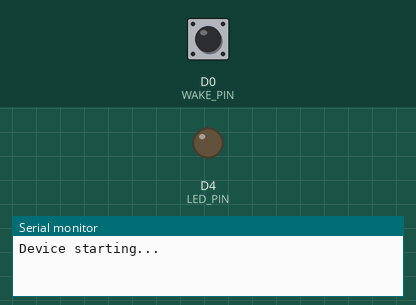
Simulated run of this sketch. Board: ESP8266 (Wemos D1 mini). On the bench: output pins drawn as LEDs (lit = HIGH), the last lines printed to the serial monitor. Dashed ring = blinking. The inputs (shaded band) are chosen by the test bench; at power-on: D0 (WAKE_PIN) HIGH.

Above: at 1.2 s.
1.3 s: D0 (WAKE_PIN) pulled LOW for 3.2 s
At 3.1 s:
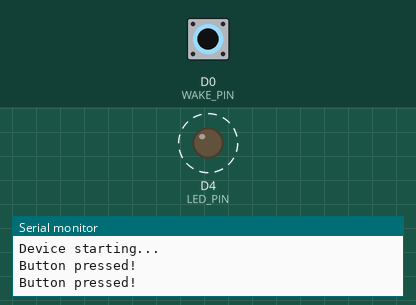
At 6.7 s:
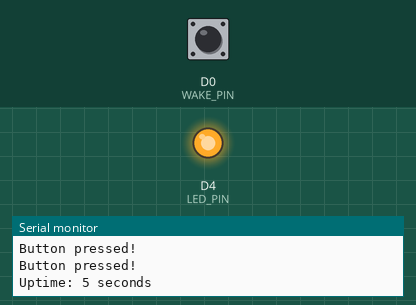
Timing chart, 0 to 8.2 s (numbered marks = the images above; inputs shaded):
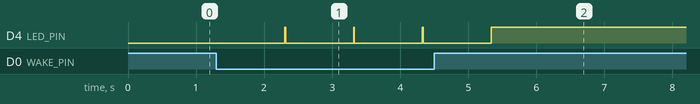

The sketch:

wemos-sleep.ino
```cpp
#include <ESP8266WiFi.h>
#include "SleepManager.h"

// Pin definitions
const int WAKE_PIN = D0;  // Button connected to D0
const int LED_PIN = D4;   // Onboard LED pin

// Create sleep manager instance
SleepManager sleepManager(WAKE_PIN, LED_PIN);

void setup() {
  // Disable WiFi to save power
  WiFi.mode(WIFI_OFF);
  WiFi.forceSleepBegin();
  delay(1);  // Give WiFi time to enter sleep mode

  Serial.begin(9600);
  Serial.println("Device starting...");

  sleepManager.begin();
}

void loop() {
  sleepManager.update();
}
```

SleepManager.cpp
```cpp
#include "SleepManager.h"

const int SleepManager::UNUSED_PINS[] = {D1, D2, D3, D5, D6, D7, D8};
const int SleepManager::NUM_UNUSED_PINS = sizeof(UNUSED_PINS) / sizeof(UNUSED_PINS[0]);

SleepManager::SleepManager(int wakePin, int ledPin, unsigned long idleThreshold, unsigned long powerSaveDelay)
    : _wakePin(wakePin)
    , _ledPin(ledPin)
    , _idleThreshold(idleThreshold)
    , _powerSaveDelay(powerSaveDelay)
    , _lastActivityTime(0)
    , _lastDebugTime(0)
    , _isPowerSaveMode(false)
{
}

void SleepManager::begin() {
    // Disable WiFi to save power
    WiFi.mode(WIFI_OFF);
    WiFi.forceSleepBegin();
    delay(1);  // Give WiFi time to enter sleep mode

    // Configure wake-up pin
    pinMode(_wakePin, INPUT_PULLUP);
    pinMode(_ledPin, OUTPUT);

    // Configure unused pins for power saving
    for (int i = 0; i < NUM_UNUSED_PINS; i++) {
        pinMode(UNUSED_PINS[i], INPUT);  // Set as input without pull-up
    }

    _lastActivityTime = millis();  // Initialize activity timer
    _lastDebugTime = millis();     // Initialize debug timer
}

void SleepManager::enterPowerSaveMode() {
    if (!_isPowerSaveMode) {
        Serial.println("Entering power save mode...");
        _isPowerSaveMode = true;
    }
}

void SleepManager::exitPowerSaveMode() {
    if (_isPowerSaveMode) {
        Serial.println("Exiting power save mode...");
        _isPowerSaveMode = false;
    }
}

void SleepManager::update() {
    // Feed the watchdog timer
    ESP.wdtFeed();

    // Check if button is pressed (LOW because of INPUT_PULLUP)
    if (digitalRead(_wakePin) == LOW) {
        Serial.println("Button pressed!");
        digitalWrite(_ledPin, LOW);  // Turn LED on (LOW turns it on for Wemos D1)
        delay(1000);  // Keep LED on for 1 second
        digitalWrite(_ledPin, HIGH); // Turn LED off
        _lastActivityTime = millis();  // Reset the activity timer
        exitPowerSaveMode();
    }

    // Check if we've been idle for the threshold time
    if (millis() - _lastActivityTime >= _idleThreshold) {
        enterPowerSaveMode();
    } else {
        // Normal operation mode
        if (millis() - _lastDebugTime >= 5000) {
            Serial.print("Uptime: ");
            Serial.print(millis() / 1000);
            Serial.println(" seconds");
            _lastDebugTime = millis();
        }
    }

    // In power save mode, use longer delays between checks
    if (_isPowerSaveMode) {
        delay(_powerSaveDelay);  // Delay in power save mode
    } else {
        delay(10);  // Normal operation delay
    }
} 
```

SleepManager.h
```cpp
#ifndef SLEEP_MANAGER_H
#define SLEEP_MANAGER_H

#include <ESP8266WiFi.h>

class SleepManager {
public:
    SleepManager(int wakePin, int ledPin, unsigned long idleThreshold = 30000, unsigned long powerSaveDelay = 1000);

    void begin();
    void update();
    bool isInPowerSaveMode() const { return _isPowerSaveMode; }

private:
    void enterPowerSaveMode();
    void exitPowerSaveMode();

    const int _wakePin;
    const int _ledPin;
    const unsigned long _idleThreshold;
    const unsigned long _powerSaveDelay;

    unsigned long _lastActivityTime;
    unsigned long _lastDebugTime;
    bool _isPowerSaveMode;

    static const int UNUSED_PINS[];
    static const int NUM_UNUSED_PINS;
};

#endif // SLEEP_MANAGER_H 
```

Measured:
- after the input at 1.3 s, D4 (LED_PIN): alternates HIGH for 0.01 s and LOW for 1.0 s, 7 changes in all, then stays HIGH, starting after 1.0 s
